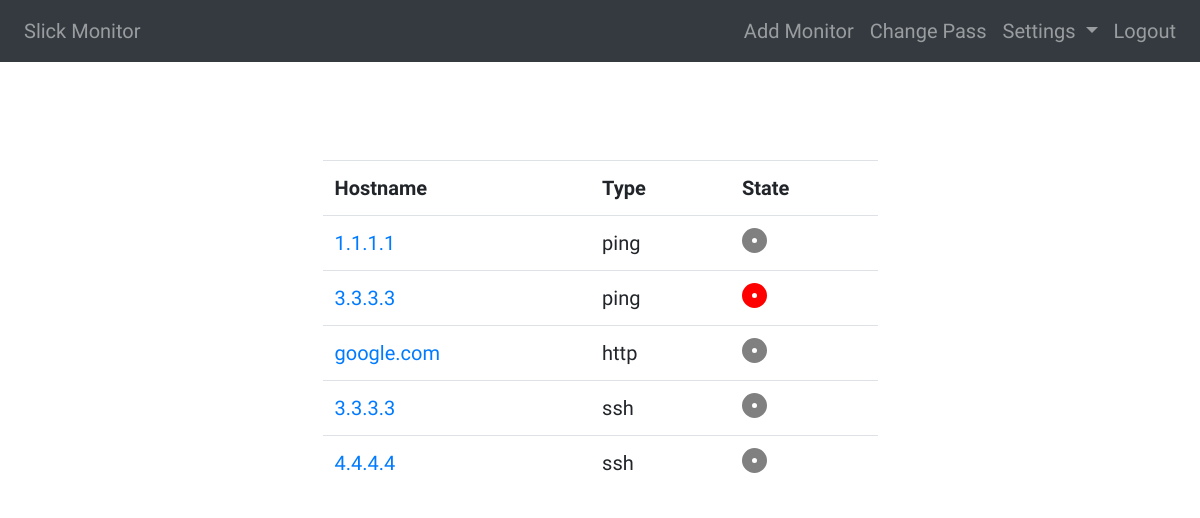
/monitors/ (signed in), run on the app's committed database.
### monitors/models.py (models this page shows, shortened)
class Monitors(models.Model):
    hostname = models.CharField(max_length=100)
    type = models.CharField(max_length=100)
    interval = models.IntegerField()
    ftt = models.IntegerField()
    alert_type = models.CharField(max_length=100)
    alert_enabled = models.BooleanField()
    params = models.CharField(max_length=1000)
    class Meta:
        db_table = 'MONITORS'
        unique_together = ('hostname', 'type',)

### monitors/views.py (the view)
# urls.py: path('', views.dashboard, name='dashboard'),
@login_required
def dashboard(request):
    query_results = Monitors.objects.all()
    display_results = []
    for result in query_results:
        if result.states.state == 2:
            display_state = 'circle-gray'
        if result.states.state == 1:
            display_state = 'circle-green'
        if result.states.state == 0:
            display_state = 'circle-red'
        display_result = {
                          'id' : result.id,
                          'hostname' : result.hostname,
                          'type' : result.type,
                          'display_state': display_state
                          }
        display_results.append(display_result)
    return render(request, 'monitors_dashboard.html', {'query_results': display_results})

### templates/monitors_dashboard.html (shortened to what this page needs)
{% extends "base.html" %}
{% block content %}
<div class="col col-sm-6 mx-auto" style="padding-top: 100px; font-size: 20px; font-family: 'Quicksand', sans-serif;">
   <table class="table">
      <tr>
         <th>Hostname</th>
         <th>Type</th>
         <th>State</th>
      </tr>
      {% for item in query_results %}
      <tr>
         <td><a href="{% url 'edit_monitor' item.id %}">{{ item.hostname }}</a></td>
         <td>{{ item.type }}</td>
         <td>
            <div class={{ item.display_state }}>
            </div>
         </td>
      </tr>
      {% endfor %}
   </table>
</div>
{% endblock %}

### templates/base.html (style rules this page uses)
div.circle-red { -moz-border-radius: 25px/25px; -webkit-border-radius: 25px 25px; border-radius: 25px/25px; border: solid 10px #f00; width: 25px; height: 25px; }
div.circle-gray { -moz-border-radius: 25px/25px; -webkit-border-radius: 25px 25px; border-radius: 25px/25px; border: solid 10px gray; width: 25px; height: 25px; }

### data on the page
Monitors: hostname "1.1.1.1", type "ping"
Monitors: hostname "3.3.3.3", type "ping"
Monitors: hostname "google.com", type "http"
Monitors: hostname "3.3.3.3", type "ssh"
Monitors: hostname "4.4.4.4", type "ssh"
